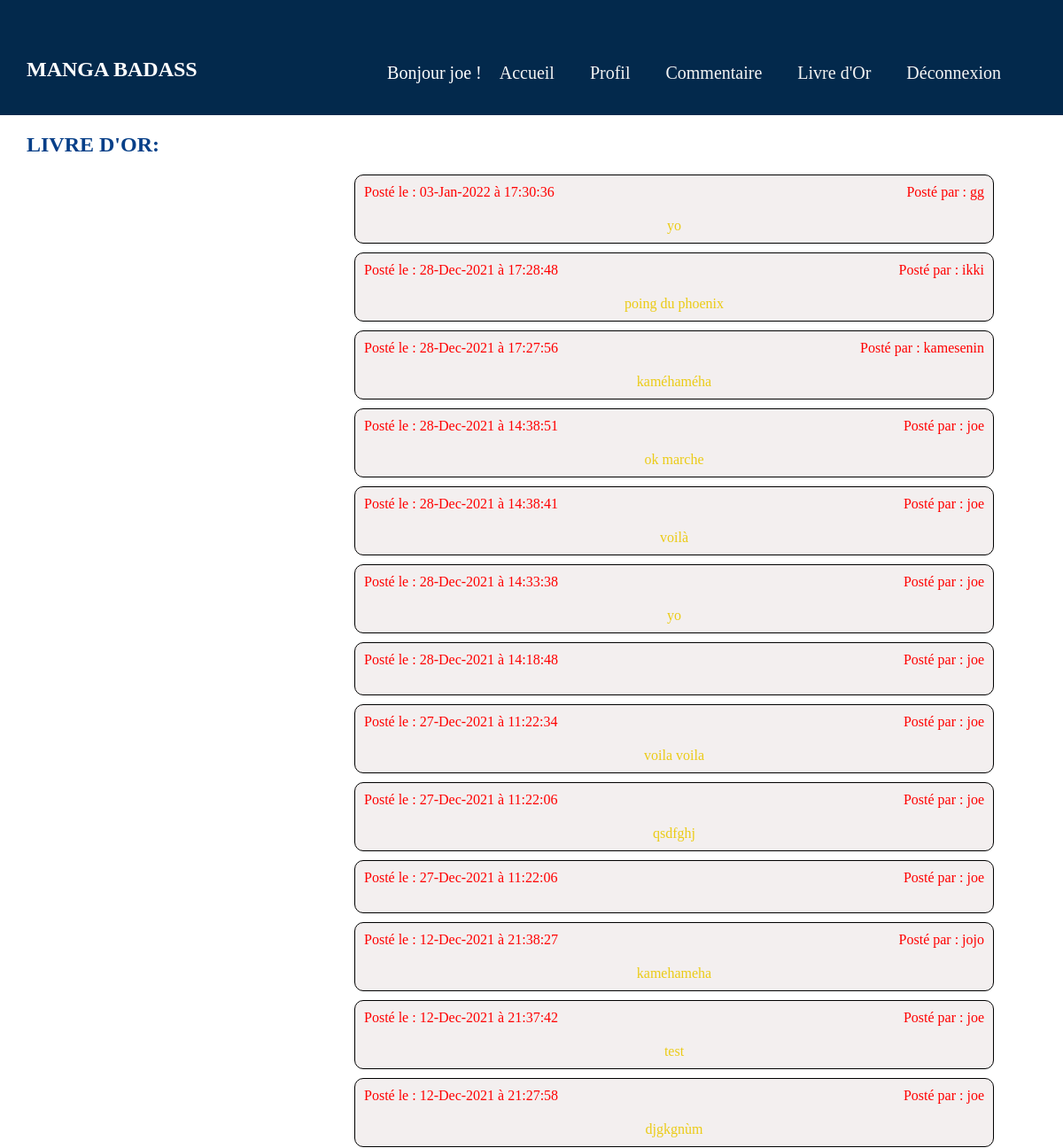
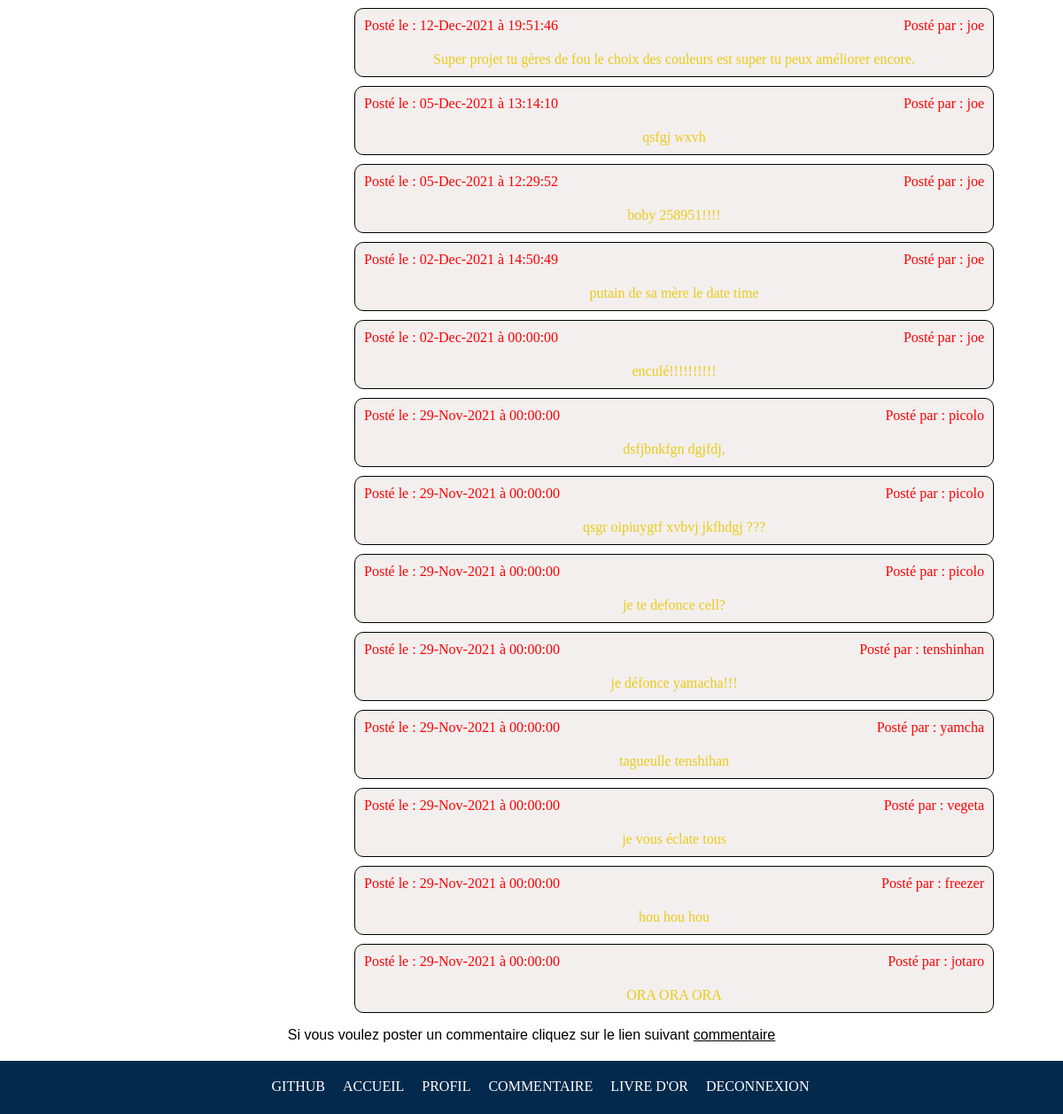
Screenshot of /livre-or/livre-or.php (signed in) with the database file from the repository (2 pictures, top to bottom).
### tables this page shows
CREATE TABLE IF NOT EXISTS `commentaires` (
  `id` int(11) NOT NULL AUTO_INCREMENT,
  `commentaire` text NOT NULL,
  `id_utilisateur` int(11) NOT NULL,
  `date` datetime NOT NULL,
  PRIMARY KEY (`id`)
);

CREATE TABLE IF NOT EXISTS `utilisateurs` (
  `id` int(11) NOT NULL AUTO_INCREMENT,
  `login` varchar(255) NOT NULL,
  `password` varchar(255) NOT NULL,
  PRIMARY KEY (`id`)
);

### livre-or/livre-or.php (the view, shortened to what this page needs)
<?php
    require('bdd.php');
    $requete = mysqli_query($connex, "SELECT utilisateurs.login , commentaires.commentaire, commentaires.date  FROM utilisateurs inner join commentaires on utilisateurs.id = commentaires.id_utilisateur ORDER BY date desc");
    $infos = mysqli_fetch_all($requete, MYSQLI_ASSOC);
?>
<!DOCTYPE html>
<html lang="en">
<head>
    <link rel="stylesheet" href="style/header.css">
    <link rel="stylesheet" href="style/livre-or.css">
    <link rel="stylesheet" href="style/footer.css">
</head>
<body>
    <header>
        <nav id="navbar">
            <h1>MANGA BADASS</h1>
            <ul id="menu">
                <?php
                     if (isset($_SESSION["users"]) == true) {
                        echo "<li><p id='connex'>Bonjour  " . $_SESSION['users'] ." !</p></li>";?>
                        <li><a href='index.php' class='navig'>Accueil</a></li>
                        <li><a href='profil.php' class='navig'>Profil</a></li>
                        <li><a class='navig' href='commentaire.php'>Commentaire</a></li>
                        <li><a class='navig' href='livre-or.php'>Livre d'Or</a></li>
                        <li><a href='deconnexion.php' class='navig'>Déconnexion</a></li>
                    <?php
                    }
                ?>
            </ul>
        </nav>
    </header>
    <main>
        <h2>LIVRE D'OR:</h2>
        <div>
            <?php
                foreach ($infos as $info) { ?>
                    <div id="container">
                        <div id="info">
                            <div class="info_msg">
                                <?php
                                    $date = date_create($info['date']);
                                    echo "Posté le :" . " " . date_format($date, "d-M-Y  à H:i:s" );
                                ?>
                            </div>
                            <div class="info_msg">
                                <?php
                                    echo "Posté par :" . " " . $info['login'];
                                ?>
                            </div>
                        </div>
                        <div id="msg">
                            <?php echo $info['commentaire'] ?>
                        </div>
                    </div> <?php
                }
            ?>
        </div>
            <?php
                if (isset($_SESSION["users"])) {?>
                    <p id="p_lien">Si vous voulez poster un commentaire cliquez sur le lien suivant <a id="com" href="commentaire.php">commentaire</a></p>
                <?php
            }
        ?>
    </main>
    <footer>
        <div id="blo">
            <?php
                if (isset($_SESSION["users"]) == true) {?>
                    <a class='lien' href='https://github.com/cyril-porez/livre-or'>GITHUB</a>
                    <a class='lien' href='index.php'>ACCUEIL</a>
                    <a class='lien' href='profil.php'>PROFIL</a>
                    <a class='lien' href='commentaire.php'>COMMENTAIRE</a>
                    <a class='lien' href='livre-or.php'>LIVRE D'OR</a>
                    <a class='lien' href='deconnexion.php'>DECONNEXION</a>
                    <?php
                }
            ?>
        </div>
    </footer>
</body>
</html>

### livre-or/style/header.css (style rules this page uses)
body { margin: 0; padding: 0; }
h1 { color: white; margin-top: 65px; margin-left: 30px; font-family: 'Times New Roman', Times, serif; }
#navbar { background-color: #03294C; display: flex; justify-content: space-between; }
#menu { float: right; display: inline-flex; margin-right: 50px; padding-top: 35px; list-style: none; }
.navig { color: whitesmoke; text-decoration: none; font-size: 20px; padding-left: 20px; }
li .navig { display: block; padding: 20px 20px; }
#connex { color: rgb(255, 255, 255); margin-left: 10px; margin-top: 20px; font-size: 20px; font-family: 'Times New Roman', Times, serif; }

### livre-or/style/livre-or.css (style rules this page uses)
#container { display: flex; flex-direction: column; border: 1px solid black; border-radius: 10px; margin-top: 10px; padding: 10px; width: 700px; margin-left: 400px; background-color: rgb(243, 239, 239); }
#info { display: flex; flex-direction: row; justify-content: space-between; }
.info_msg { color: red; }
#msg { color: rgb(235, 203, 22); margin-top: 20px; text-align: center; }
h2 { color: #063F88; margin-left: 30px; }
#p_lien { font-family: Arial, Helvetica, sans-serif; text-align: center; }
#com { color: black; }

### livre-or/style/footer.css (style rules this page uses)
footer { height: 60px; background-color: #03294C; margin: 0; padding: 0; }
.lien { color: white; text-decoration: none; padding-left: 20px; }
#blo { display: flex; justify-content: center; margin-top: 20px; padding: 20px; }

### rows the page displays
commentaires: date "03-Jan-2022 à 17:30:36", id_utilisateur.login "gg", commentaire "yo"
commentaires: date "28-Dec-2021 à 17:28:48", id_utilisateur.login "ikki", commentaire "poing du phoenix"
commentaires: date "28-Dec-2021 à 17:27:56", id_utilisateur.login "kamesenin", commentaire "kaméhaméha"
commentaires: date "28-Dec-2021 à 14:38:51", id_utilisateur.login "joe", commentaire "ok marche"
commentaires: date "28-Dec-2021 à 14:38:41", id_utilisateur.login "joe", commentaire "voilà"
commentaires: date "28-Dec-2021 à 14:33:38", id_utilisateur.login "joe", commentaire "yo"
commentaires: date "28-Dec-2021 à 14:18:48", id_utilisateur.login "joe"
commentaires: date "27-Dec-2021 à 11:22:34", id_utilisateur.login "joe", commentaire "voila voila"
commentaires: date "27-Dec-2021 à 11:22:06", id_utilisateur.login "joe", commentaire "qsdfghj"
commentaires: date "27-Dec-2021 à 11:22:06", id_utilisateur.login "joe"
commentaires: date "12-Dec-2021 à 21:38:27", id_utilisateur.login "jojo", commentaire "kamehameha"
commentaires: date "12-Dec-2021 à 21:37:42", id_utilisateur.login "joe", commentaire "test"
commentaires: date "12-Dec-2021 à 21:27:58", id_utilisateur.login "joe", commentaire "djgkgnùm"
commentaires: date "12-Dec-2021 à 19:51:46", id_utilisateur.login "joe", commentaire "Super projet tu gères de fou le choix des couleurs est super tu peux améliorer encore."
commentaires: date "05-Dec-2021 à 13:14:10", id_utilisateur.login "joe", commentaire "qsfgj wxvh"
commentaires: date "05-Dec-2021 à 12:29:52", id_utilisateur.login "joe", commentaire "boby 258951!!!!"
commentaires: date "02-Dec-2021 à 14:50:49", id_utilisateur.login "joe", commentaire "putain de sa mère le date time"
commentaires: date "02-Dec-2021 à 00:00:00", id_utilisateur.login "joe", commentaire "enculé!!!!!!!!!!"
commentaires: date "29-Nov-2021 à 00:00:00", id_utilisateur.login "picolo", commentaire "dsfjbnkfgn dgjfdj,"
commentaires: date "29-Nov-2021 à 00:00:00", id_utilisateur.login "picolo", commentaire "qsgr oipiuygtf xvbvj jkfhdgj ???"
commentaires: date "29-Nov-2021 à 00:00:00", id_utilisateur.login "picolo", commentaire "je te defonce cell?"
commentaires: date "29-Nov-2021 à 00:00:00", id_utilisateur.login "tenshinhan", commentaire "je défonce yamacha!!!"
commentaires: date "29-Nov-2021 à 00:00:00", id_utilisateur.login "yamcha", commentaire "tagueulle tenshihan"
commentaires: date "29-Nov-2021 à 00:00:00", id_utilisateur.login "vegeta", commentaire "je vous éclate tous"
commentaires: date "29-Nov-2021 à 00:00:00", id_utilisateur.login "freezer", commentaire "hou hou hou"
commentaires: date "29-Nov-2021 à 00:00:00", id_utilisateur.login "jotaro", commentaire "ORA ORA ORA"

### other values shown
$_SESSION['users'] "joe"
